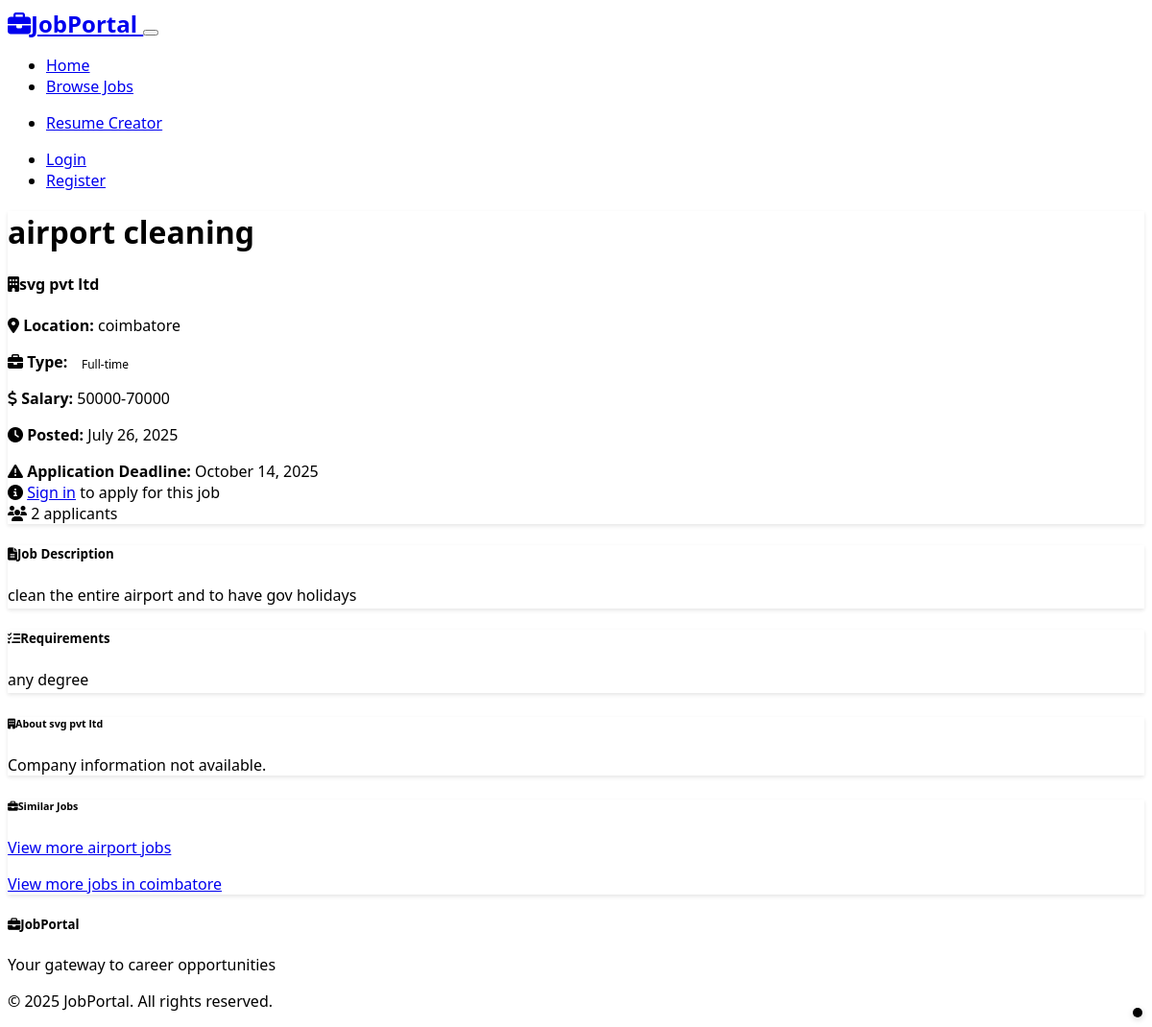
The page /job/4 on the database its author committed.
### models.py (models this page shows, shortened)
class Job(db.Model):
    id = db.Column(db.Integer, primary_key=True)
    title = db.Column(db.String(200), nullable=False)
    company = db.Column(db.String(100), nullable=False)
    location = db.Column(db.String(100), nullable=False)
    job_type = db.Column(db.String(50), nullable=False)  # Full-time, Part-time, Contract, Internship
    salary_range = db.Column(db.String(100))
    description = db.Column(db.Text, nullable=False)
    requirements = db.Column(db.Text)
    posted_by = db.Column(db.Integer, db.ForeignKey('user.id'), nullable=False)
    posted_at = db.Column(db.DateTime, default=datetime.utcnow)
    is_active = db.Column(db.Boolean, default=True)
    application_deadline = db.Column(db.DateTime)
    applications = db.relationship('Application', backref='job', lazy=True, cascade='all, delete-orphan')
    @property
    def application_count(self):
        return len(self.applications)

### routes.py (the view)
@app.route('/job/<int:job_id>')
def job_detail(job_id):
    job = Job.query.get_or_404(job_id)
    has_applied = False
    user_application = None
    if current_user.is_authenticated and not current_user.is_admin:
        user_application = Application.query.filter_by(job_id=job_id, user_id=current_user.id).first()
        has_applied = user_application is not None
    return render_template('job_detail.html',
                         job=job,
                         has_applied=has_applied,
                         user_application=user_application)

### templates/job_detail.html (shortened to what this page needs)
{% extends "base.html" %}
{% block content %}
<div class="container py-4">
    <div class="card mb-4">
        <div class="card-body">
            <div class="row">
                <div class="col-md-8">
                    <h1 class="card-title">{{ job.title }}</h1>
                    <h4 class="text-muted mb-3">
                        <i class="fas fa-building me-2"></i>{{ job.company }}
                    </h4>
                    <div class="row mb-3">
                        <div class="col-md-6">
                            <p class="mb-2">
                                <i class="fas fa-map-marker-alt me-2 text-primary"></i>
                                <strong>Location:</strong> {{ job.location }}
                            </p>
                            <p class="mb-2">
                                <i class="fas fa-briefcase me-2 text-primary"></i>
                                <strong>Type:</strong> <span class="badge bg-primary">{{ job.job_type }}</span>
                            </p>
                        </div>
                        <div class="col-md-6">
                            {% if job.salary_range %}
                                <p class="mb-2">
                                    <i class="fas fa-dollar-sign me-2 text-success"></i>
                                    <strong>Salary:</strong> {{ job.salary_range }}
                                </p>
                            {% endif %}
                            <p class="mb-2">
                                <i class="fas fa-clock me-2 text-info"></i>
                                <strong>Posted:</strong> {{ job.posted_at.strftime('%B %d, %Y') }}
                            </p>
                        </div>
                    </div>
                    {% if job.application_deadline %}
                        <div class="alert alert-warning">
                            <i class="fas fa-exclamation-triangle me-2"></i>
                            <strong>Application Deadline:</strong> {{ job.application_deadline.strftime('%B %d, %Y') }}
                        </div>
                    {% endif %}
                </div>
                <div class="col-md-4 text-md-end">
                    {% if current_user.is_authenticated and not current_user.is_admin %}
                        {% if has_applied %}
                            <div class="alert alert-info">
                                <i class="fas fa-check-circle me-2"></i>
                                <strong>Application Status:</strong>
                                {% if user_application.status == 'pending' %}
                                    <span class="badge bg-warning">Pending</span>
                                {% elif user_application.status == 'reviewed' %}
                                    <span class="badge bg-info">Reviewed</span>
                                {% elif user_application.status == 'accepted' %}
                                    <span class="badge bg-success">Accepted</span>
                                {% elif user_application.status == 'rejected' %}
                                    <span class="badge bg-danger">Rejected</span>
                                {% endif %}
                                <br>
                                <small>Applied on {{ user_application.applied_at.strftime('%B %d, %Y') }}</small>
                            </div>
                        {% else %}
                            {% if applying %}
                                <div class="alert alert-info">
                                    <i class="fas fa-info-circle me-2"></i>
                                    Complete the form below to apply for this position.
                                </div>
                            {% else %}
                                <a href="#apply-section" class="btn btn-primary btn-lg mb-3">
                                    <i class="fas fa-paper-plane me-2"></i>Apply Now
                                </a>
                            {% endif %}
                        {% endif %}
                    {% elif not current_user.is_authenticated %}
                        <div class="alert alert-info">
                            <i class="fas fa-info-circle me-2"></i>
                            <a href="{{ url_for('login') }}" class="alert-link">Sign in</a> to apply for this job
                        </div>
                    {% endif %}
                    <div class="text-muted">
                        <i class="fas fa-users me-1"></i>
                        {{ job.application_count }} applicant{{ 's' if job.application_count != 1 else '' }}
                    </div>
                </div>
            </div>
        </div>
    </div>
    <div class="row">
        <div class="col-lg-8">
            <div class="card mb-4">
                <div class="card-header">
                    <h5 class="mb-0"><i class="fas fa-file-text me-2"></i>Job Description</h5>
                </div>
                <div class="card-body">
                    <div class="job-description">
                        {{ job.description|replace('\n', '<br>')|safe }}
                    </div>
                </div>
            </div>
            {% if job.requirements %}
                <div class="card mb-4">
                    <div class="card-header">
                        <h5 class="mb-0"><i class="fas fa-list-check me-2"></i>Requirements</h5>
                    </div>
                    <div class="card-body">
                        <div class="job-requirements">
                            {{ job.requirements|replace('\n', '<br>')|safe }}
                        </div>
                    </div>
                </div>
            {% endif %}
        </div>
        <div class="col-lg-4">
            <div class="card mb-4">
                <div class="card-header">
                    <h6 class="mb-0"><i class="fas fa-building me-2"></i>About {{ job.company }}</h6>
                </div>
                <div class="card-body">
                    <p class="text-muted">Company information not available.</p>
                </div>
            </div>
            <div class="card">
                <div class="card-header">
                    <h6 class="mb-0"><i class="fas fa-briefcase me-2"></i>Similar Jobs</h6>
                </div>
                <div class="card-body">
                    <p class="text-muted">
                        <a href="{{ url_for('jobs', search_term=job.title.split()[0]) }}" class="text-decoration-none">
                            View more {{ job.title.split()[0] }} jobs
                        </a>
                    </p>
                    <p class="text-muted">
                        <a href="{{ url_for('jobs', location=job.location) }}" class="text-decoration-none">
                            View more jobs in {{ job.location }}
                        </a>
                    </p>
                </div>
            </div>
        </div>
    </div>
</div>
{% endblock %}

### static/css/styles.css (style rules this page uses)
body { font-family: 'Segoe UI', Tahoma, Geneva, Verdana, sans-serif; }
.card { border: none; box-shadow: 0 2px 4px rgba(0,0,0,0.1); transition: transform 0.2s ease-in-out, box-shadow 0.2s ease-in-out; }
.job-description, .job-requirements { line-height: 1.6; }
.badge { font-size: 0.75rem; padding: 0.35rem 0.65rem; }
.alert { border: none; border-radius: 0.5rem; }
.bg-primary { background: linear-gradient(135deg, var(--bs-primary) 0%, var(--bs-info) 100%) !important; }

### rows shown on the page
Job: title "airport cleaning", company "svg pvt ltd", location "coimbatore", job_type "Full-time", salary_range "50000-70000", posted_at "July 26, 2025", application_deadline "October 14, 2025", description "clean the entire airport and to have gov holidays", requirements "any degree", title "airport"

### other values the page prints
{{ job.application_count }} "2"
{{ 's' if job.application_count != 1 else '' }} "s"
